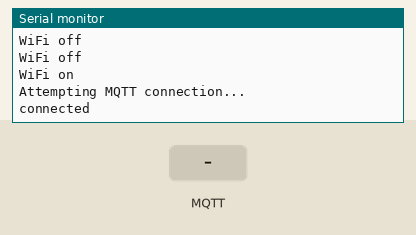
This sketch was run on a simulated ESP32. On the bench: the last lines printed to the serial monitor. The test bench sets the inputs (shaded band). WiFi joins after 1.5 s; servers stay silent unless stated; no MQTT or app messages arrive unless stated; not simulated (calls return 0 or success): Secret.h.

Above: at 2.7 s.
2.8 s: MQTT message "," arrives on the first subscribed topic
At 3.9 s:
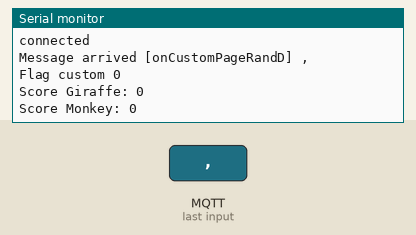
4.4 s: MQTT message "1" arrives on the first subscribed topic
At 5.2 s:
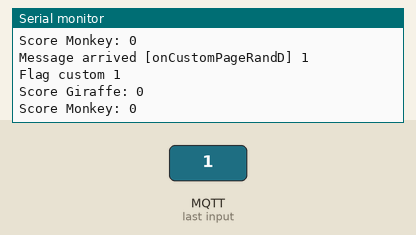
5.9 s: MQTT message "," arrives on the second subscribed topic
At 6.5 s:
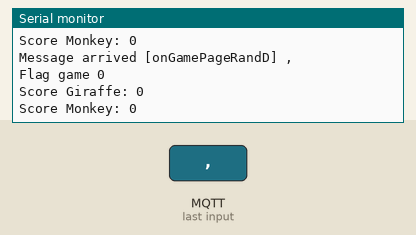
7.4 s: MQTT message "1" arrives on the second subscribed topic
At 8.6 s:
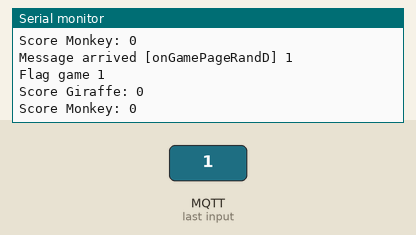
8.9 s: MQTT message "," arrives on the third subscribed topic
At 10.1 s:
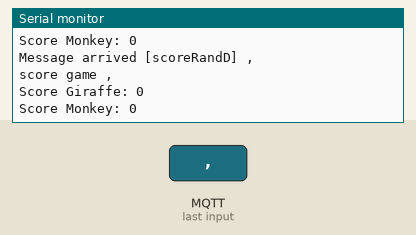
10.4 s: MQTT message "1" arrives on the third subscribed topic
At 11.4 s:
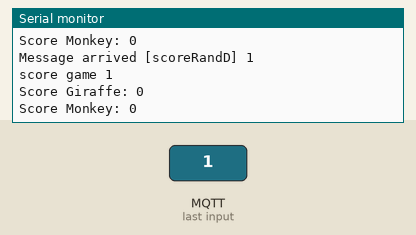

The sketch:

wifi_code.ino
```cpp
/*YOU SHOULD NOT TOUCH ANYTHING IN THIS CODE
UPLOAD JUST THE CODE IN THE BOARD TO CHANGE THE WIFI SETTINGS
1. GO TO TOOLS MENU
2. THEN BOARD -> ESP32 ARDUINO -> AI THINKER ESP32-CAM
3. THEN IN THE SAME TOLLS MENU CLICK ON PORT AND CHOOSE THE PORT THAT IS HILIGHTEN IN BLACK
4. THEN GO TO MENU SKETCH AND THEN CLICK ON UPLOAD
YOU SHOULD SEE THE STATE OF THE UPLOADING PROCESS STATE IN THE BLACK ZONE AT THE BOTTOM OF THIS WINDOW
MAKE SURE YOU SWITCH OFF THE ROBOT AND THE MODE SWITCH IS AT THE WIFI POSITION(II)
AFTER THE UPLOADING PROCESS IS FINISHED, UNPLUG THE CABLE, PUT THE MODE SWITCH TO THE RIGHT POSITION AND THEN YOU CAN USE THE ROBOT
*/


#include <PubSubClient.h>
#include <WiFi.h>
#include "Secret.h"
#define arr_size 4

#define GIRAFFE 2
#define MONKEY 1

char ssid[] = SSID_WIFI;
char password[] = PASSWORD;
int keyIndex = 0;

int sGiraffe = 0;
int sMonkey = 0;

boolean badGesture = true;
int gesture = 0;
unsigned int flag_game = 0;
unsigned int flag_custom = 0;

int mRed = 0;
int mGreen = 0;
int mBlue = 0;
int mLetter = 0;

char* mqtt_server = "test.mosquitto.org";
int mqtt_port = 1883;
char* mqtt_clientID = "robotic1245";
char* mqtt_username = "";
char* mqtt_password = "";
void mycallback(char* topic, byte* payload, unsigned int length);

char* mqtt_publish_topic = "gameOverRandD";
char* mqtt_custom_flag ="onCustomPageRandD";
char* mqtt_game_flag ="onGamePageRandD";
char* mqtt_custom_data = "customRandD";
char* mqtt_game_data ="scoreRandD";
char* mqtt_camera_data ="gestureRandD";
char* mqtt_onOroscopePage = "onOroscopePageRandD";
char* mqtt_sign = "signRandD";
int game_index = 10;
int winner = 0;
unsigned long lastMillis = 0;
boolean personDetected = false;
int flagOroscope = 0;
int valueSign = -1;
bool monkey = false;

WiFiClient espClient;
PubSubClient client(mqtt_server, mqtt_port,mycallback,espClient);

//
int statusCode = 0;
int field_values[arr_size] = {0,0,0,0};
int score_values[2] = {0,0};

void setup() {

 //Initialize serial and wait for port to open
  Serial.begin(115200);

  while(!Serial){
    ; // wait for serial port to connect. Needed for Leonardo native USB port only
  }
  Serial.println("Serial connection ok");

  setup_wifi();

  lastMillis = millis();
}

void loop() {


   try_reconnect();

}

void setup_wifi() {
  delay(10);
  // We start by connecting to a WiFi network
  //Serial.println();
 // Serial.print("Connecting to ");
  //Serial.println(ssid);

  WiFi.begin(ssid, password);

  while (WiFi.status() != WL_CONNECTED) {
    delay(500);
    Serial.println("WiFi off");
  }
   Serial.println("WiFi on");
  //Serial.println("");
  //Serial.println("WiFi connected");
  //Serial.println("IP address: ");
  //Serial.println(WiFi.localIP());
}


//try to reconnect
void try_reconnect(){
    if (!client.connected()) {
    reconnect();
  }
 // publishTopic();
  client.loop();
  delay(150);

  }


void publishTopic(){

  if(Serial.available()>0){
      int index = 0;
      int last_index= 0;
      int last_i = 0;
      int index_i = 0;
      char bfr[50];
      memset(bfr,0, 50);
      Serial.readBytesUntil( '\n',bfr,49);

      if(client.connected()){
          client.publish(mqtt_publish_topic,bfr);
          Serial.println("GameOvePublished ");
          Serial.println(bfr);
          }
      }
}

//Callback for the mqqt

void mycallback(char* topic, byte* payload, unsigned int length) {
  Serial.print("Message arrived [");
  Serial.print(topic);
  Serial.print("] ");
  char mdata[length] ;
  char fields[arr_size];
  for (int i = 0; i < length; i++) {
    Serial.print((char)payload[i]);
    mdata[i] = (char)payload[i];
  }

  String data = String(mdata);
  //fields[4] = strtok(data, ",");
  int index = 0;
  int last_index= 0;
  int last_i = 0;
   int index_i = 0;
  Serial.println();
  if(String(topic).equals(String(mqtt_custom_data))){

    /*For loop which will separate the String in parts
    and assign them the the variables we declared*/
    Serial.println("custom data "+data.substring(0,length));//12
    for (int i = 0; i < length; i++) {
      if (data.substring(i, i+1) == ",") {
        field_values[index] = data.substring(last_index, i).toInt();
        index++;
        last_index=i+1;
      }
       if (i == length - 1) {
              // Grab the last part of the string from the lastIndex to the end
              field_values[index] = data.substring(last_index, i+1).toInt();
           }
    }
  }else if(String(topic).equals(String(mqtt_custom_flag))){
    flag_custom = data.toInt();
    Serial.println("Flag custom "+String(flag_custom));//12

  }else if(String(topic).equals(String(mqtt_game_flag))){
    flag_game = data.toInt();
    Serial.println("Flag game "+String(flag_game));//11

  }else if(String(topic).equals(String(mqtt_game_data))){
    Serial.println("score game "+data.substring(0,length));//11
    for (int i = 0; i < length; i++) {
      if (data.substring(i, i+1) == ",") {
        score_values[index_i] = data.substring(last_i, i).toInt();
        index_i++;
        last_i=i+1;
      }
       if (i == length-1) {
              // Grab the last part of the string from the lastIndex to the end
              score_values[index_i] = data.substring(last_i, i+1).toInt();
           }
    }

    if(score_values[0]==1){

      sMonkey = score_values[1];
      monkey = true;
      //Serial.println("Score monkey "+String(sMonkey ));
      }else if(score_values[0]==2){

      sGiraffe = score_values[1];
       monkey = false;
      //Serial.println("Score Giraffe "+String(sGiraffe ));
      }
     int diff = sGiraffe-sMonkey;
     if (diff <=-3 && monkey==true){
        game_index-- ;
        if (game_index<=0){
          game_index = 10;
          winner = MONKEY;
          if(client.connected());
          client.publish(mqtt_publish_topic,"0");
          }
      }else if(diff>=3 && monkey==false){
        game_index++ ;
        if (game_index>=20){
          game_index = 10;
          winner = GIRAFFE;
          if(client.connected());
          client.publish(mqtt_publish_topic,"1");
          }

        }


    }
    else if(String(topic).equals(String(mqtt_camera_data))){
    int value = data.toInt();
    if(value==0){
      badGesture = true;
      gesture =0;
      }else{
       gesture = value;
       badGesture = false;
        }
       Serial.println("dataGesture "+String(gesture));//12
  }else if(String(topic).equals(String(mqtt_onOroscopePage))){

      flagOroscope = data.toInt();
      Serial.println("Flag oroscope "+String(flagOroscope));//14

    }else if(String(topic).equals(String(mqtt_sign))){
      valueSign = data.toInt();
      Serial.println("sign "+String(valueSign));//5

    }
      data = "";
      index = 0;
      last_index = 0;
      last_i = 0;
      index_i = 0;
    //   Serial.println("Game index: "+game_index);
  Serial.println();
  //Serial.println(field_values[0]);
  //Serial.println(field_values[1]);
  //Serial.println(field_values[2]);
  //Serial.println(field_values[3]);
  //Serial.println("flag_custom: "+String(flag_custom));
  //Serial.println("flag_game: "+String(flag_game));
  Serial.println("Score Giraffe: "+String(sGiraffe));
  Serial.println("Score Monkey: "+String(sMonkey));

}


//reconnect to mqqt server
void reconnect() {
  // Loop until we're reconnected
  while (!client.connected()) {
    Serial.println("Attempting MQTT connection...");
    // Attempt to connect
    if (client.connect(mqtt_clientID,mqtt_username,mqtt_password)) {
      Serial.println("connected");

      //Subscribe to topics
      client.subscribe(mqtt_custom_flag);
      client.subscribe(mqtt_game_flag);
      client.subscribe(mqtt_game_data);
      client.subscribe(mqtt_custom_data);
      client.subscribe(mqtt_camera_data);
      client.subscribe(mqtt_onOroscopePage);
      client.subscribe(mqtt_sign);

    } else {
      //Serial.print("failed, rc=");
      //Serial.print(client.state());
      //Serial.println(" try again in 5 seconds");
      // Wait 5 seconds before retrying
      Serial.println("Broker off");
      delay(3000);
    }
  }
}
```

Measured:
- after the input at 2.8 s, the serial monitor: prints a new line after 0.12 s (image 1)
- after the input at 4.4 s, the serial monitor: prints a new line at once (image 2)
- after the input at 5.9 s, the serial monitor: prints a new line at once (image 3)
- after the input at 7.4 s, the serial monitor: prints a new line at once (image 4)
- after the input at 8.9 s, the serial monitor: prints a new line at once (image 5)
- after the input at 10.4 s, the serial monitor: prints a new line at once (image 6)
